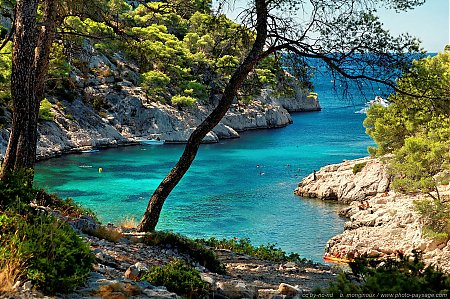
#> input picture image1.jpg, 450 x 299 px, found by its file name
$ python ex3.py
#> lines starting #> are read from the running program, lines starting #| are printed output that depends on the picture
import cv2
import numpy as np

# Charger l'image
image_path = 'image1.jpg'  # Remplacer par le chemin de ton image
image = cv2.imread(image_path)
#> image is the input picture: shape (299, 450, 3); mean B, G, R 87.1, 102, 79.2

if image is None:
    print("Erreur : Impossible de charger l'image.")
    exit()

# Convertir l'image en niveaux de gris
gray = cv2.cvtColor(image, cv2.COLOR_BGR2GRAY)
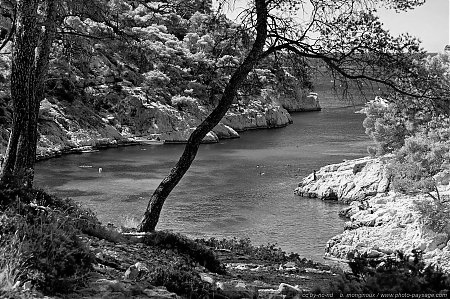
#> gray: shape (299, 450); min 0, max 255, mean 93.5

epsilon = 0.005
sigma_cible = 70

# Calcul de la moyenne et de l'écart-type
mean = np.mean(gray)
#> mean = 93.5
std_dev = np.std(gray)
#> std_dev = 64.59

print(f"Moyenne originale : {mean:.2f}")
#| Moyenne originale : 93.50
print(f"Écart-type original : {std_dev:.2f}")
#| Écart-type original : 64.59

# Application de la formule d'ajustement
adjusted = (gray - mean) / (std_dev + epsilon) * sigma_cible + mean
adjusted = np.clip(adjusted, 0, 255).astype(np.uint8)
cv2.imshow('Image Originale', gray)
cv2.imshow('Image Ajustée', adjusted)
cv2.waitKey(0)
cv2.destroyAllWindows()

$ run again, with image2.jpg copied over image1.jpg
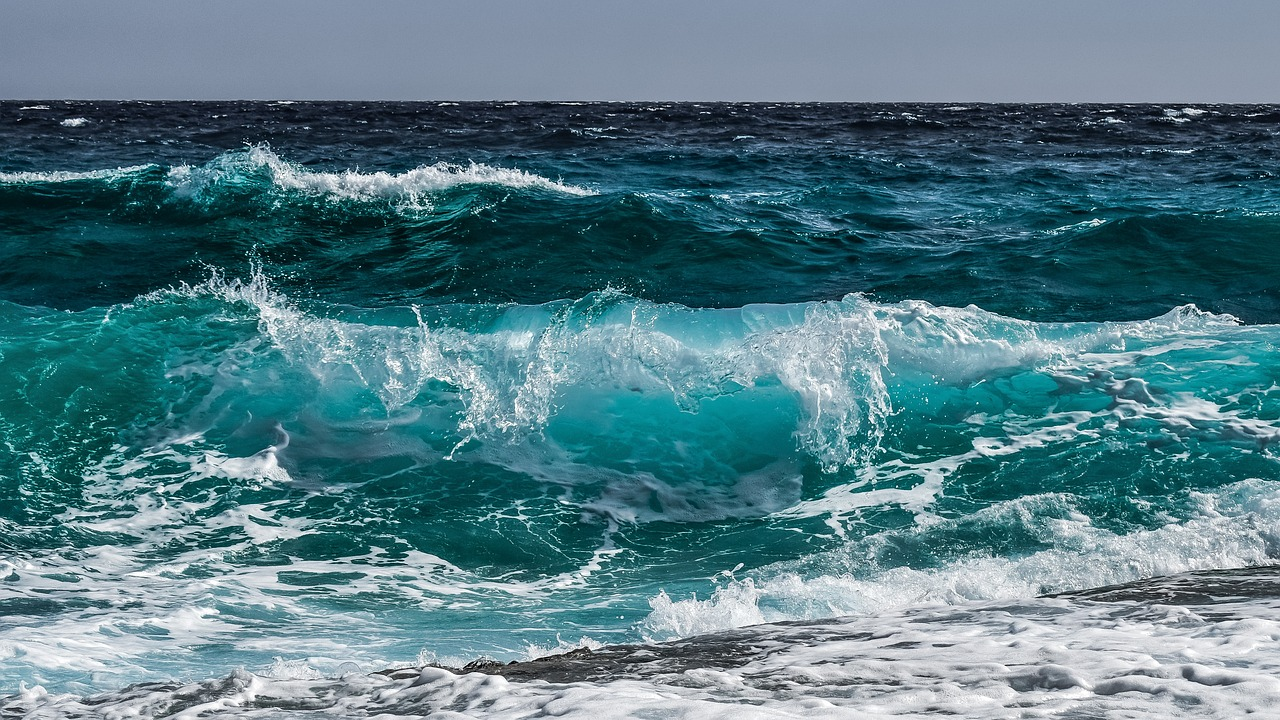
#> input picture image2.jpg, 1280 x 720 px, found by its file name
#> image is the input picture: shape (720, 1280, 3); mean B, G, R 133.4, 123, 84.7
#> `gray = cv2.cvtColor(image, cv2.COLOR_BGR2GRAY)`:
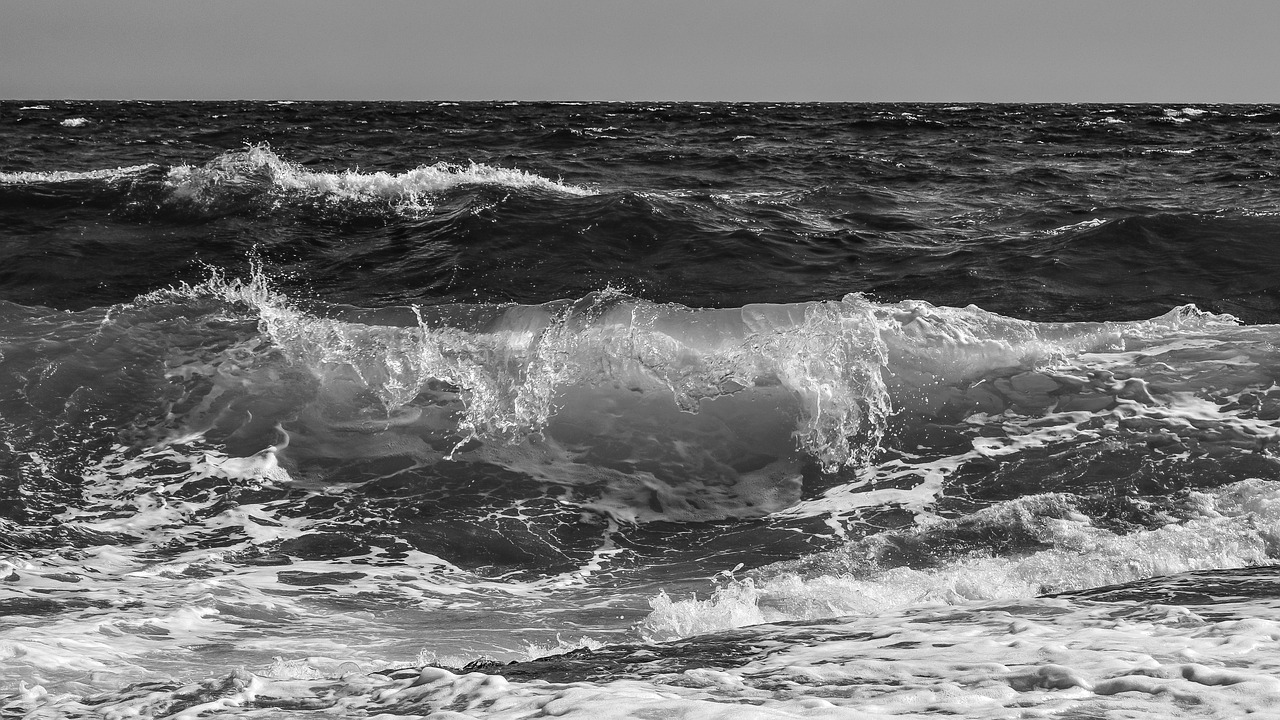
#> gray: shape (720, 1280); min 0, max 255, mean 112.8
#> mean = 112.8
#> std_dev = 61.9
#| Moyenne originale : 112.77
#| Écart-type original : 61.90

$ run again, with image3.jpg copied over image1.jpg
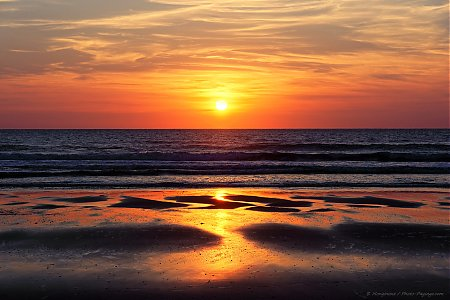
#> input picture image3.jpg, 450 x 300 px, found by its file name
#> image is the input picture: shape (300, 450, 3); mean B, G, R 62.6, 87.7, 132.6
#> `gray = cv2.cvtColor(image, cv2.COLOR_BGR2GRAY)`:
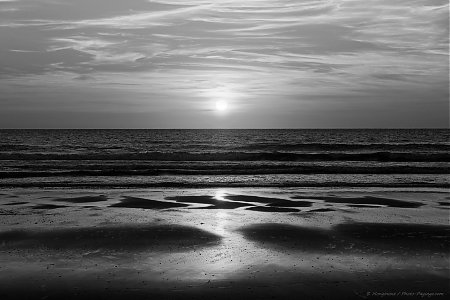
#> gray: shape (300, 450); min 0, max 255, mean 98.2
#> mean = 98.25
#> std_dev = 61.39
#| Moyenne originale : 98.25
#| Écart-type original : 61.39

$ run again, with image4.jpg copied over image1.jpg
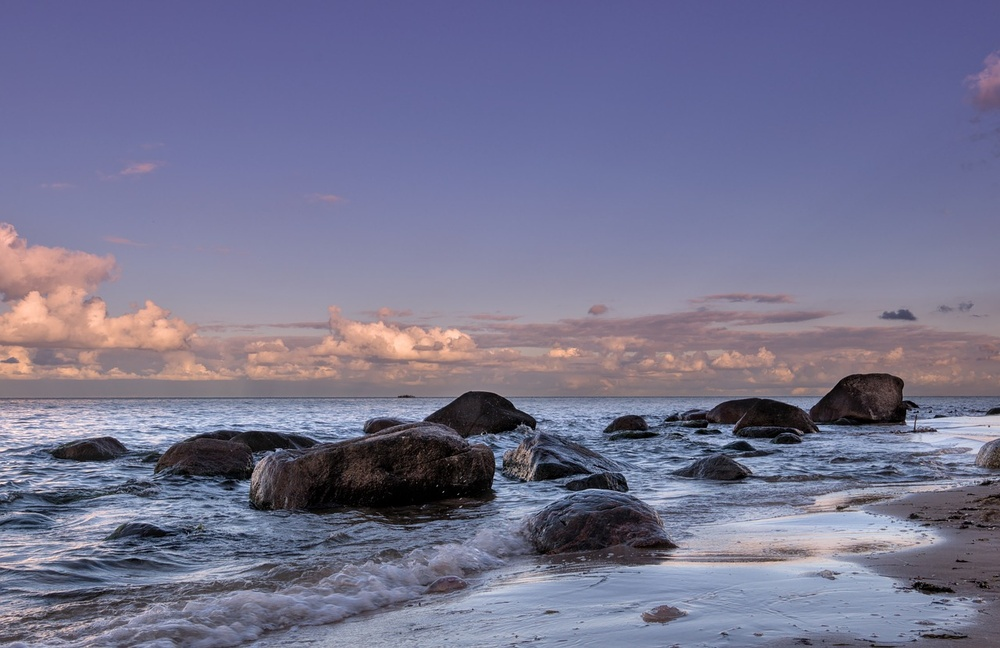
#> input picture image4.jpg, 1000 x 648 px, shrunk from 1280 x 830 before the run, found by its file name
#> image is the input picture: shape (648, 1000, 3); mean B, G, R 143.4, 116, 117.3
#> `gray = cv2.cvtColor(image, cv2.COLOR_BGR2GRAY)`:
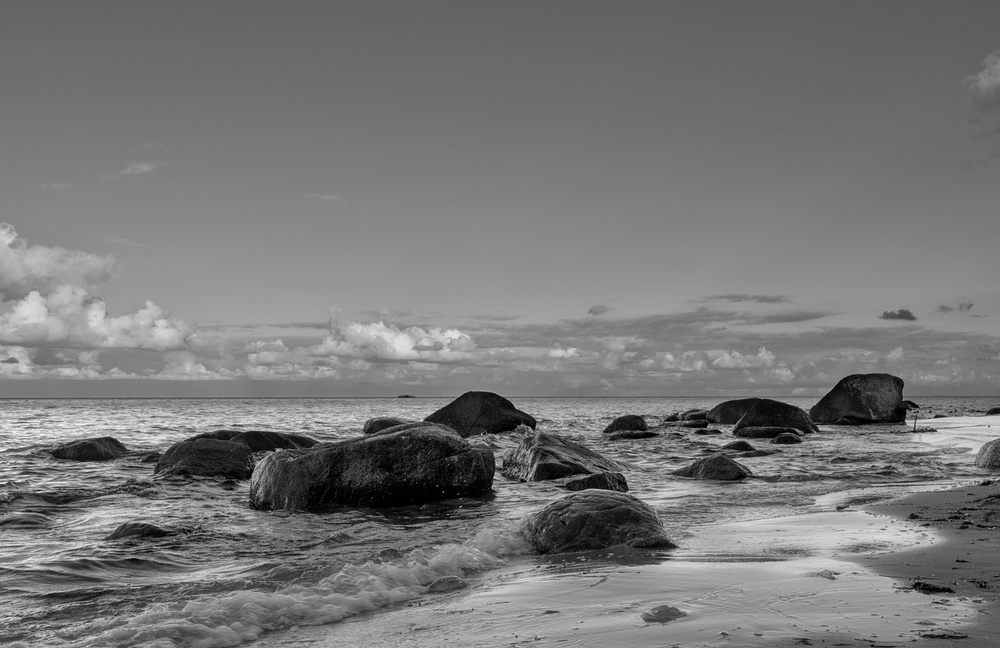
#> gray: shape (648, 1000); min 0, max 251, mean 119.5
#> mean = 119.5
#> std_dev = 36.95
#| Moyenne originale : 119.48
#| Écart-type original : 36.95
#> `adjusted = np.clip(adjusted, 0, 255).astype(np.uint8)`:
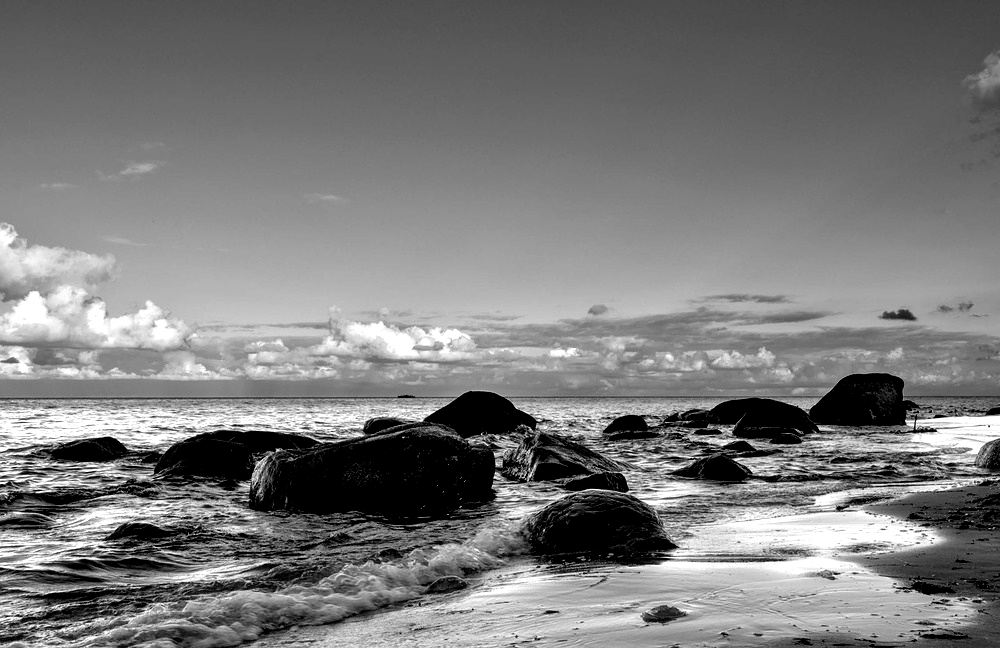
#> adjusted: shape (648, 1000); min 0, max 255, mean 122.4
